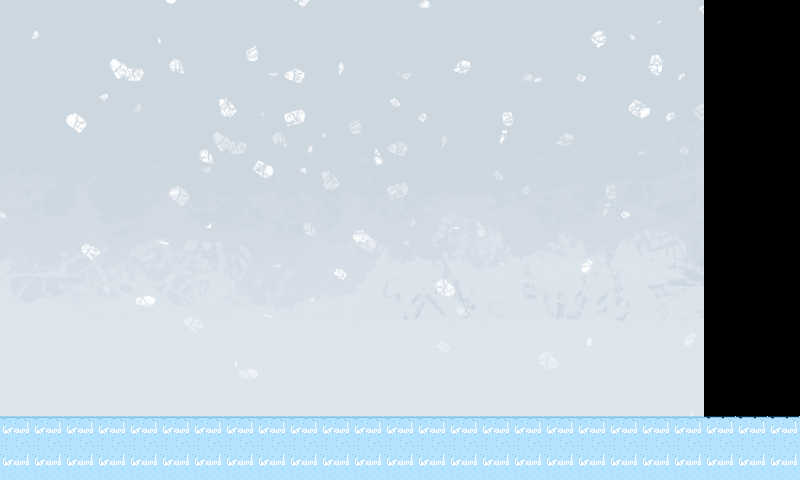

The image is a tile-based game level rendered from a .tmx file. Its description and source (layers, tilesets, objects; grid data summarised) follow:
An orthogonal 25x15 tile map with 32x32 px tiles, 2 tile layers (bg, collision), 2 tilesets, 1 image layer and 2 objects (mainplayer, EnemyEntity).

<map version="1.0" orientation="orthogonal" renderorder="right-down" width="25" height="15" tilewidth="32" tileheight="32">
 <tileset firstgid="1" name="winter-tiles" tilewidth="32" tileheight="32">
  <image source="map/winter-tiles.png" width="64" height="32" />
 </tileset>
 <tileset firstgid="3" name="collision-tiles" tilewidth="32" tileheight="32">
  <image source="map/collision-tiles.png" width="128" height="64" />
  <tile id="1">
   <properties>
    <property name="type" value="solid" />
   </properties>
  </tile>
 </tileset>
 <imagelayer name="background">
  <image source="map/winter-bg.png" />
  <properties>
   <property name="ratio" value=".000000000001" />
  </properties>
 </imagelayer>
 <layer name="bg" width="25" height="15">
  <data>[375 cells, 50 non-empty, 2 distinct tile ids]</data>
 </layer>
 <layer name="collision" width="25" height="15" opacity="0.3">
  <data>[375 cells, 50 non-empty, 1 distinct tile ids]</data>
 </layer>
 <objectgroup name="player">
  <object name="mainplayer" x="37" y="358" width="24" height="58">
   <properties>
    <property name="image" value="self-walk-short" />
    <property name="spriteheight" value="64" />
    <property name="spritewidth" value="64" />
   </properties>
  </object>
 </objectgroup>
 <objectgroup name="enemy">
  <object name="EnemyEntity" x="207" y="346" width="268" height="67">
   <properties>
    <property name="image" value="npc-walk" />
   </properties>
  </object>
 </objectgroup>
</map>